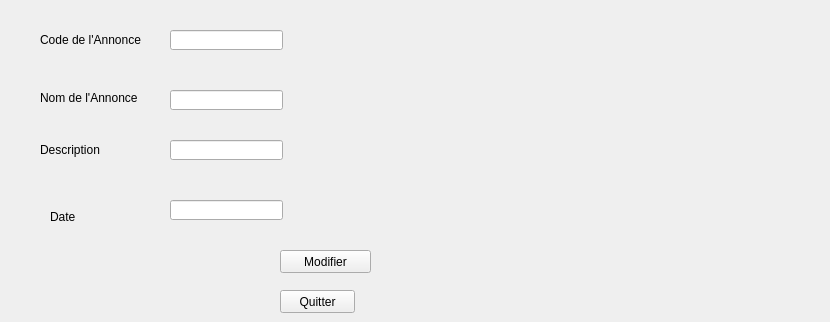
        <widget class="QWidget" name="tab_11">
         <attribute name="title">
          <string>Modifier une Annonce</string>
         </attribute>
         <widget class="QLineEdit" name="datean_2">
          <property name="geometry">
           <rect>
            <x>170</x>
            <y>200</y>
            <width>113</width>
            <height>20</height>
           </rect>
          </property>
         </widget>
         <widget class="QLabel" name="label_21">
          <property name="geometry">
           <rect>
            <x>50</x>
            <y>210</y>
            <width>47</width>
            <height>14</height>
           </rect>
          </property>
          <property name="text">
           <string>Date</string>
          </property>
         </widget>
         <widget class="QLabel" name="label_23">
          <property name="geometry">
           <rect>
            <x>40</x>
            <y>30</y>
            <width>101</width>
            <height>20</height>
           </rect>
          </property>
          <property name="text">
           <string>Code de l'Annonce</string>
          </property>
         </widget>
         <widget class="QLineEdit" name="noman_2">
          <property name="geometry">
           <rect>
            <x>170</x>
            <y>90</y>
            <width>113</width>
            <height>20</height>
           </rect>
          </property>
         </widget>
         <widget class="QLineEdit" name="descriptionan_2">
          <property name="geometry">
           <rect>
            <x>170</x>
            <y>140</y>
            <width>113</width>
            <height>20</height>
           </rect>
          </property>
         </widget>
         <widget class="QLabel" name="label_24">
          <property name="geometry">
           <rect>
            <x>40</x>
            <y>90</y>
            <width>101</width>
            <height>16</height>
           </rect>
          </property>
          <property name="text">
           <string>Nom de l'Annonce</string>
          </property>
         </widget>
         <widget class="QLineEdit" name="codean_2">
          <property name="geometry">
           <rect>
            <x>170</x>
            <y>30</y>
            <width>113</width>
            <height>20</height>
           </rect>
          </property>
         </widget>
         <widget class="QLabel" name="label_25">
          <property name="geometry">
           <rect>
            <x>40</x>
            <y>140</y>
            <width>91</width>
            <height>20</height>
           </rect>
          </property>
          <property name="text">
           <string>Description</string>
          </property>
         </widget>
         <widget class="QPushButton" name="pb_modifier_an">
          <property name="geometry">
           <rect>
            <x>280</x>
            <y>250</y>
            <width>91</width>
            <height>23</height>
           </rect>
          </property>
          <property name="text">
           <string>Modifier</string>
          </property>
         </widget>
         <widget class="QPushButton" name="pushButton_11">
          <property name="geometry">
           <rect>
            <x>280</x>
            <y>290</y>
            <width>75</width>
            <height>23</height>
           </rect>
          </property>
          <property name="text">
           <string>Quitter</string>
          </property>
         </widget>
         <widget class="QLabel" name="label_57">
          <property name="geometry">
           <rect>
            <x>650</x>
            <y>20</y>
            <width>171</width>
            <height>111</height>
           </rect>
          </property>
          <property name="styleSheet">
           <string notr="true">image: url(:/128600931_1102401160197019_8051103514919619627_n.png);</string>
          </property>
          <property name="text">
           <string/>
          </property>
          <property name="pixmap">
           <pixmap>../../Downloads/128600931_1102401160197019_8051103514919619627_n.png</pixmap>
          </property>
          <property name="scaledContents">
           <bool>true</bool>
          </property>
          <property name="wordWrap">
           <bool>false</bool>
          </property>
          <property name="openExternalLinks">
           <bool>false</bool>
          </property>
         </widget>
        </widget>
